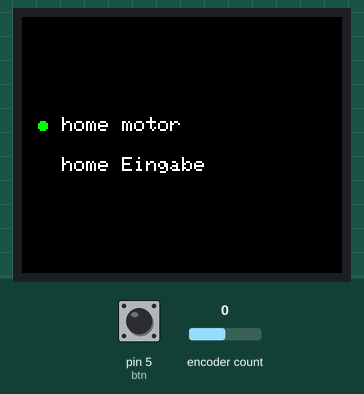
The sketch below on a simulated Arduino Uno, built with avr-gcc and run on an emulated ATmega328P. Parts: 160×128 colour display. Inputs (shaded band) come from the test bench; at power-on: pin 5 (btn) HIGH, encoder count 0.

Above: at 3.3 s.
3.4 s: pin 5 (btn) pulled LOW for 0.15 s
At 4.3 s:
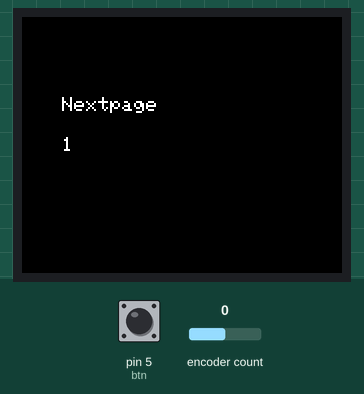
5.0 s: encoder count set to 1
At 6.7 s:
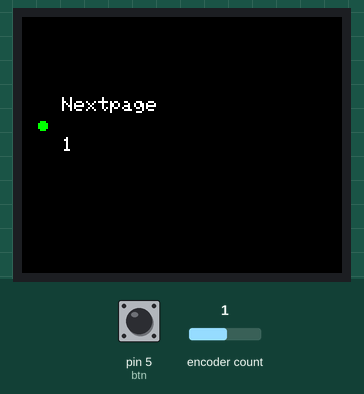
7.9 s: pin 5 (btn) pulled LOW for 1 s
At 9.0 s:
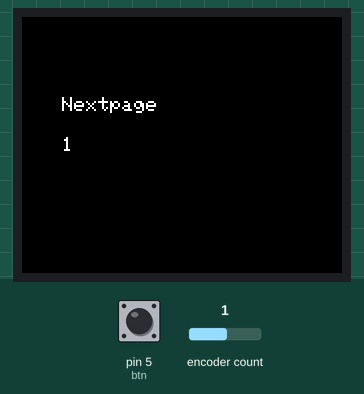
10.4 s: encoder count set to 0
At 11.3 s:
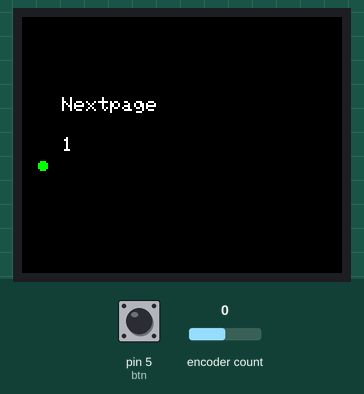
Timing chart, 0 to 13.4 s (numbered marks = the images above; inputs shaded):
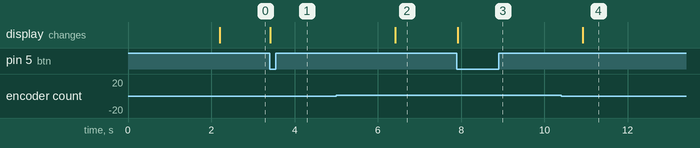

Measured:
- after the input at 3.4 s, the display: changes at once (image 1)
- after the input at 5.0 s, the display: changes after 1.4 s (image 2)
- after the input at 7.9 s, the display: changes at once (image 3)
- after the input at 10.4 s, the display: changes after 0.52 s (image 4)

The sketch:

end_move.ino
```cpp
#include <Encoder.h>

const int CLK = 2;
const int DT = 3;
//const int SW = 2;       // Der Switch wird mit Pin D2 Verbunden. ACHTUNG : Verwenden Sie einen interrupt-Pin!
long altePosition = -999; // Definition der "alten" Position (Diese fiktive alte Position wird benötigt, damit die aktuelle Position später im seriellen Monitor nur dann angezeigt wird, wenn wir den Rotary Head bewegen)

Encoder meinEncoder(DT, CLK);

#define TFT_PIN_CS   10 // Arduino-Pin an Display CS
#define TFT_PIN_DC   9  // Arduino-Pin an
#define TFT_PIN_RST  8  // Arduino Reset-Pin

#include <SPI.h>
#include <Adafruit_GFX.h>    // Adafruit Grafik-Bibliothek
#include <Adafruit_ST7735.h> // Adafruit ST7735-Bibliothek
Adafruit_ST7735 tft = Adafruit_ST7735(TFT_PIN_CS, TFT_PIN_DC, TFT_PIN_RST);  // Display-Bibliothek Setup

int btn = 5;
int enter = 1;
int pos;

void setup() {
  tft.initR(INITR_BLACKTAB);
  tft.setTextSize(1);
  tft.setTextWrap(false);
  tft.setTextColor(ST7735_WHITE);
  tft.fillScreen(ST7735_BLACK);
  tft.setRotation(1);

  tft.setCursor(20, 54);
  tft.print("Sliiiiider v1.0");
  tft.setCursor(20, 74);
  tft.print("2017-2019 ;)");

  delay(2000);

  tft.fillScreen(ST7735_BLACK);
  tft.setCursor(20, 50);
  tft.print("home motor");
  tft.setCursor(20, 70);
  tft.print("home Eingabe");

  pinMode(btn, INPUT_PULLUP);

}

void loop() {

  while (enter == 1) {

    long neuePosition = meinEncoder.read();               //read ecoder pos

    if (neuePosition > altePosition) {                    //Home Motor
      tft.fillCircle(10, 74, 2, ST7735_BLACK);
      altePosition = neuePosition;
      tft.fillCircle(10, 54, 2, ST7735_GREEN);
      pos = 1;                                            //home end pos
    }
    if (neuePosition < altePosition) {                    //Home Eingabe
      tft.fillCircle(10, 54, 2, ST7735_BLACK);
      altePosition = neuePosition;
      tft.fillCircle(10, 74, 2, ST7735_GREEN);
      pos = 0;                                            //home end pos
    }
    if (!digitalRead(btn) == HIGH) {
      enter = 0;
      break;
    }

  }

  tft.fillScreen(ST7735_BLACK);
  tft.setCursor(20, 40);
  tft.print("Nextpage");
  tft.setCursor(20, 60);
  tft.print(pos);
  delay(3000);
  enter = 1;
}
```
